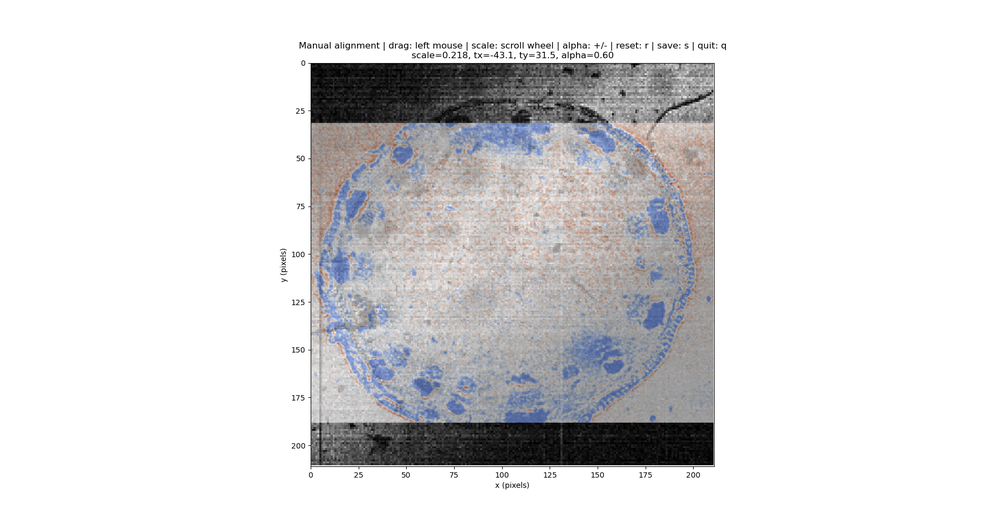
#> input picture publication_code/event_frame_match.png, 1000 x 524 px, shrunk from 1854 x 972 before the run
$ python manual_match_gui.py --ref event_frame_match.png --overlay event_frame_match.png
#> lines starting #> are read from the running program, lines starting #| are printed output that depends on the picture
#!/usr/bin/env python3
"""Interactive manual registration tool for two images.

The reference image is displayed as the background. The overlay image can be
dragged and scaled to visually align the two. Press ``s`` to save the current
transform (scale and top-left translation) to JSON for downstream use.
"""
from __future__ import annotations

import argparse
import json
from dataclasses import dataclass, asdict
from pathlib import Path
from typing import Tuple

import cv2
import matplotlib.pyplot as plt
import numpy as np


@dataclass
class AlignmentState:
    """Holds the interactive transform parameters."""

    scale: float = 1.0
    tx: float = 0.0  # top-left corner x (columns)
    ty: float = 0.0  # top-left corner y (rows)
    alpha: float = 0.6


def load_image(path: Path) -> np.ndarray:
    """Load an image as RGB float in [0, 1]."""
    img = cv2.imread(str(path), cv2.IMREAD_UNCHANGED)
#> img is the input picture: shape (524, 1000, 4); mean B, G, R, A 220.1, 218.9, 219.3, 255
    if img is None:
        raise FileNotFoundError(path)

    if img.ndim == 2:
        img = cv2.cvtColor(img, cv2.COLOR_GRAY2RGB)
    elif img.shape[2] == 4:
        # Preserve user provided alpha channel.
        bgr = img[..., :3]
        alpha = img[..., 3:] / 255.0
#> alpha: shape (524, 1000, 1) float64; every value is 1
        rgb = cv2.cvtColor(bgr, cv2.COLOR_BGR2RGB) / 255.0
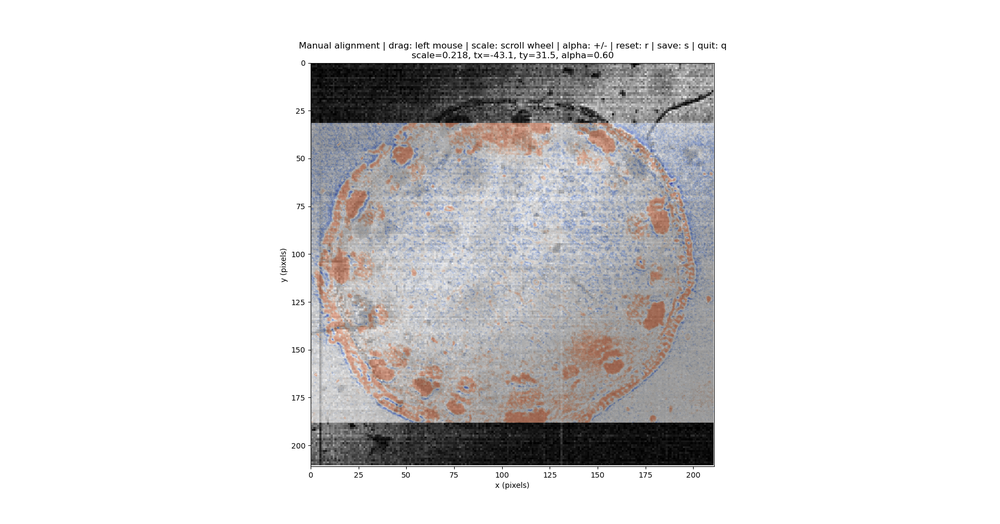
#> rgb: shape (524, 1000, 3) float64; mean B, G, R 0.86, 0.858, 0.863
        return np.concatenate([rgb, alpha], axis=-1)

    rgb = cv2.cvtColor(img, cv2.COLOR_BGR2RGB) / 255.0
    return rgb


def parse_args() -> argparse.Namespace:
    parser = argparse.ArgumentParser(description="Manual overlay alignment tool (drag + scale).")
    parser.add_argument("--ref", required=True, type=Path, help="Reference/background image (fixed).")
    parser.add_argument("--overlay", required=True, type=Path, help="Overlay image to drag and scale.")
    parser.add_argument(
        "--output-json",
        type=Path,
        default=None,
        help="Optional JSON path to store alignment parameters when pressing 's'.",
    )
    parser.add_argument("--alpha", type=float, default=0.6, help="Initial overlay alpha (0-1).")
    return parser.parse_args()


def clamp(val: float, lo: float, hi: float) -> float:
    return max(lo, min(hi, val))


class ManualMatcher:
    """Interactive matplotlib widget that manages overlay alignment."""

    def __init__(self, ref: np.ndarray, overlay: np.ndarray, alpha: float):
        self.ref = ref
        self.overlay_input = overlay
        self.overlay_rgba, self.overlay_dims = self._prepare_overlay(overlay)
        self.state = AlignmentState(scale=1.0, tx=0.0, ty=0.0, alpha=clamp(alpha, 0.0, 1.0))

        self.is_dragging = False
        self.drag_start_mouse: Tuple[float, float] | None = None
        self.drag_start_tx: float = 0.0
        self.drag_start_ty: float = 0.0

        self.fig, self.ax = plt.subplots()
        self._setup_axes()
        self.overlay_artist = self.ax.imshow(
            self.overlay_rgba,
            origin="upper",
            alpha=self.state.alpha,
            extent=self._current_extent(),
            interpolation="nearest",
        )
        self._connect_callbacks()
        self._update_title()

    @staticmethod
    def _prepare_overlay(overlay: np.ndarray) -> Tuple[np.ndarray, Tuple[int, int]]:
        """Ensure overlay has an alpha channel and record its original dimensions."""
        if overlay.ndim == 2:
            overlay = np.stack([overlay, overlay, overlay], axis=-1)
        if overlay.shape[2] == 3:
            alpha = np.ones((*overlay.shape[:2], 1), dtype=overlay.dtype)
            overlay_rgba = np.concatenate([overlay, alpha], axis=-1)
        else:
            overlay_rgba = overlay
        h, w = overlay_rgba.shape[:2]
#> h = 524; w = 1000
#> in __init__, `self.overlay_rgba, self.overlay_dims = self._prepare_overlay(overlay)`: self.overlay_dims = (1000, 524)
        return overlay_rgba, (w, h)

    def _setup_axes(self) -> None:
        h, w = self.ref.shape[:2]
#> h = 524; w = 1000
        self.ax.imshow(self.ref, origin="upper")
        self.ax.set_xlim(0, w)
        self.ax.set_ylim(h, 0)
        self.ax.set_aspect("equal")
        self.ax.set_xlabel("x (pixels)")
        self.ax.set_ylabel("y (pixels)")

    def _connect_callbacks(self) -> None:
        cid_press = self.fig.canvas.mpl_connect("button_press_event", self._on_press)
        cid_release = self.fig.canvas.mpl_connect("button_release_event", self._on_release)
        cid_motion = self.fig.canvas.mpl_connect("motion_notify_event", self._on_motion)
        cid_scroll = self.fig.canvas.mpl_connect("scroll_event", self._on_scroll)
        cid_key = self.fig.canvas.mpl_connect("key_press_event", self._on_key)
        self._callback_ids = [cid_press, cid_release, cid_motion, cid_scroll, cid_key]

    def _current_extent(self):
        w, h = self.overlay_dims
#> w = 1000; h = 524
        scaled_w = w * self.state.scale
#> scaled_w = 1000
        scaled_h = h * self.state.scale
#> scaled_h = 524
        x0 = self.state.tx
        x1 = self.state.tx + scaled_w
#> x1 = 1000
        y0 = self.state.ty
        y1 = self.state.ty + scaled_h
#> y1 = 524
        # Matplotlib expects [xmin, xmax, ymin, ymax] even with origin="upper".
        return [x0, x1, y1, y0]

    # [5 lines left out: function _update_overlay_artist, not called in this run]

    def _update_title(self) -> None:
        title = (
            "Manual alignment | drag: left mouse | scale: scroll wheel | "
            "alpha: +/- | reset: r | save: s | quit: q\n"
            f"scale={self.state.scale:.3f}, tx={self.state.tx:.1f}, ty={self.state.ty:.1f}, alpha={self.state.alpha:.2f}"
        )
        self.ax.set_title(title)

    # [71 lines left out: functions _in_overlay, _on_press, _on_motion, _on_release, _on_scroll, _on_key, not called in this run]

    def run(self) -> AlignmentState:
        self._saved = False
        plt.show()
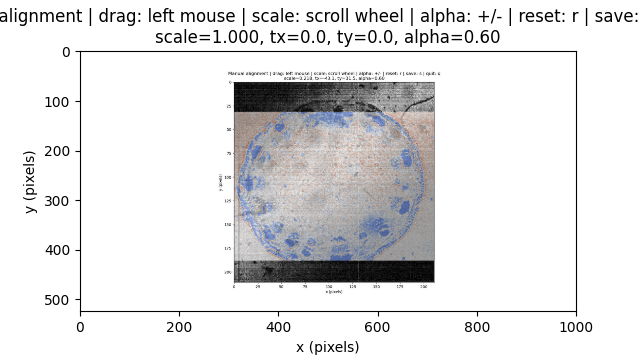
#> figure drawn by matplotlib, 1 panel
        return self.state if getattr(self, "_saved", False) else None


def main() -> None:
    args = parse_args()
    ref = load_image(args.ref)
    overlay = load_image(args.overlay)

    tool = ManualMatcher(ref, overlay, alpha=args.alpha)
    saved_state = tool.run()

    if saved_state is None:
        print("Alignment window closed without saving (press 's' next time to export parameters).")
        return

    data = {
        "reference": {
            "path": str(args.ref),
            "width": ref.shape[1],
            "height": ref.shape[0],
        },
        "overlay": {
            "path": str(args.overlay),
            "orig_width": overlay.shape[1],
            "orig_height": overlay.shape[0],
        },
        "transform": asdict(saved_state),
    }

    if args.output_json:
        args.output_json.parent.mkdir(parents=True, exist_ok=True)
        with args.output_json.open("w", encoding="utf-8") as f:
            json.dump(data, f, indent=2)
        print(f"Saved alignment parameters to {args.output_json}")
    else:
        print(json.dumps(data, indent=2))


if __name__ == "__main__":
    main()
